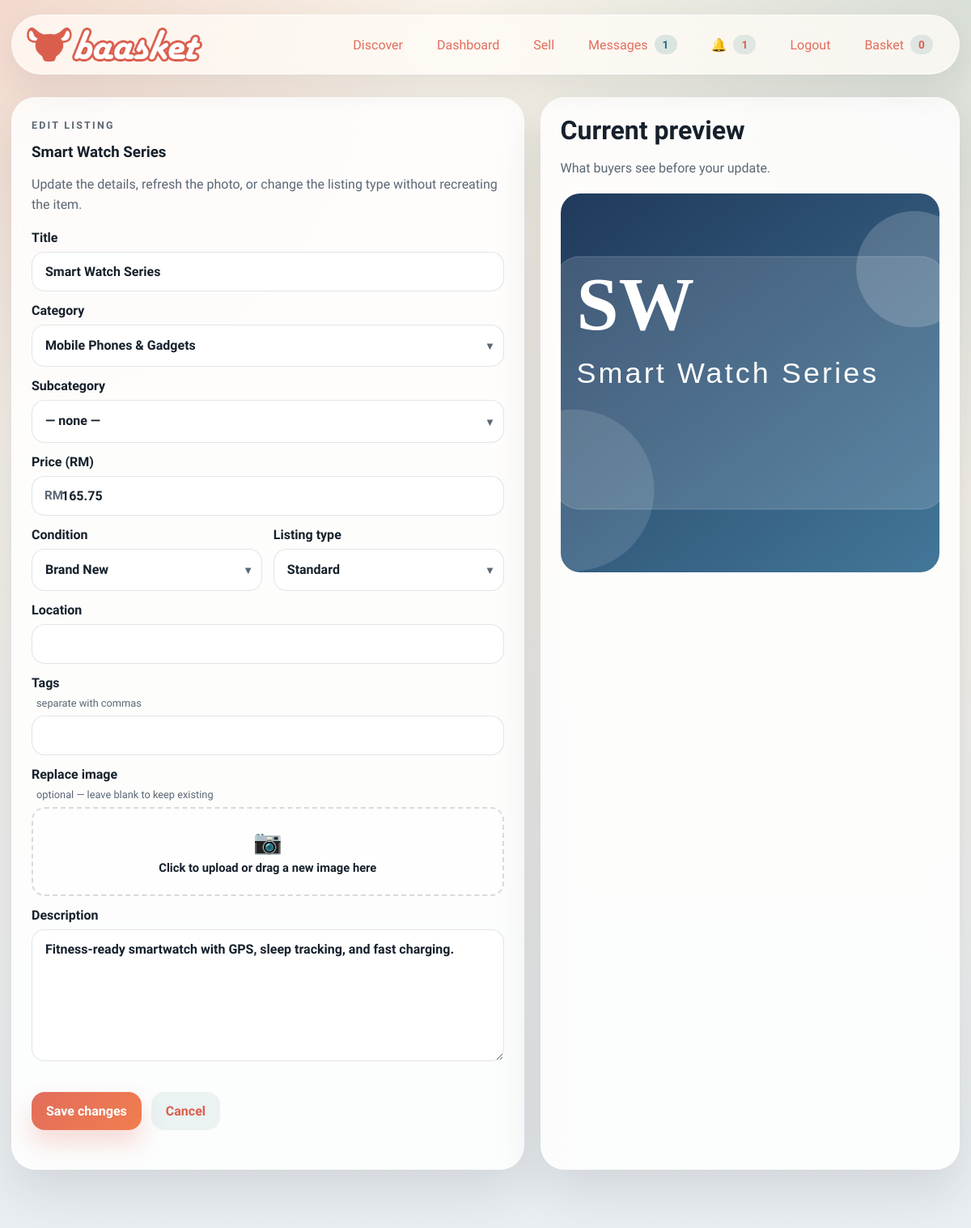
The page /dashboard/listings/8/edit (signed in) on the database its author committed.
### models.py (models this page shows, shortened)
class ListingModel(db.Model):
    id = db.Column(db.Integer, primary_key=True)                              # ITEMID (internal int; ITEMID UUID stored separately if needed)
    seller_id = db.Column(db.Integer, db.ForeignKey("user.id"), nullable=False, index=True)   # SELLERID → USER
    buyer_id  = db.Column(db.Integer, db.ForeignKey("user.id"), nullable=True,  index=True)   # BUYERID  → USER (null until sold)
    category    = db.Column(db.String(80),  nullable=False, index=True)       # CATEGORYID
    subcategory = db.Column(db.String(120), nullable=False, default="")       # SUBCATEGORYID
    title       = db.Column(db.String(100), nullable=False, index=True)       # TITLE    VARCHAR(100)
    price       = db.Column(db.Float,       nullable=False)                   # PRICE    FLOAT
    condition   = db.Column(db.String(10),  nullable=False)                   # CONDITION VARCHAR(10)
    listed_date = db.Column(db.DateTime,    nullable=False, default=datetime.utcnow, index=True)  # LISTEDDATE
    description = db.Column(db.String(1000), nullable=False)                  # DESCRIPTION VARCHAR(1000)
    likes    = db.Column(db.Integer, nullable=False, default=0)               # LIKES    INTEGER (≥ 0)
    reserved = db.Column(db.Boolean, nullable=False, default=False)           # RESERVED bool
    buyable  = db.Column(db.Boolean, nullable=False, default=True)            # BUYABLE  bool
    image_path     = db.Column(db.String(255), nullable=False, default="")
    seed_image_data = db.Column(db.Text,       nullable=False, default="")
    location       = db.Column(db.String(80),  nullable=False, default="")
    quantity       = db.Column(db.Integer,     nullable=False, default=1)
    sku            = db.Column(db.String(64),  nullable=True,  default="")
    is_active      = db.Column(db.Boolean,     nullable=False, default=True)
    created_at = db.synonym("listed_date")
    offers = db.relationship("Offer", backref="listing", lazy=True, cascade="all, delete-orphan")
    @property
    def image_data(self) -> str:
        if self.image_path:
            return f"/static/{self.image_path}"
        return self.seed_image_data or "/static/assets/logo/baasket_logo.png"

### main.py (the view, shortened to what this page needs)
	@app.route("/dashboard/listings/<int:listing_id>/edit", methods=["GET", "POST"])
	@login_required
	def edit_listing(listing_id: int) -> str:
		listing = db.session.get(Item, listing_id)
		if listing is None or listing.seller_id != current_user.id:
			flash("That listing cannot be edited.", "warning")
			return redirect(url_for("dashboard"))
		return render_template(
			"edit_listing.html",
			title="Edit Listing | Baasket",
			listing=listing,
			categories_map=CATEGORIES_MAP,
		)

### models.py (called while the page is built)
@login_manager.user_loader
def load_user(user_id: str) -> User | None:
    if not user_id.isdigit():
        return None
    return db.session.get(User, int(user_id))

### payment.py (called while the page is built)
    def options(self) -> tuple[dict[str, object], ...]:
        return tuple(
            {
                "code": strategy.code,
                "label": strategy.label,
                "fee_rate": getattr(strategy, "fee_rate", Decimal("0.00")),
            }
            for strategy in self._strategies.values()
        )

### templates/edit_listing.html (shortened to what this page needs)
{% extends "base.html" %}
{% block content %}
<section class="detail-grid reveal" data-reveal>
  <article class="card-surface">
    <div class="section-heading compact">
      <p class="eyebrow">Edit listing</p>
      <h1>{{ listing.title }}</h1>
      <p>Update the details, refresh the photo, or change the listing type without recreating the item.</p>
    </div>
    <form method="post" enctype="multipart/form-data" class="stack-form" id="edit-form">
      <label>
        Title
        <input type="text" name="title" value="{{ listing.title }}" required>
      </label>
      <label>
        Category
        <div class="select-wrap">
          <select name="category" id="category-select" required>
            {% for cat in categories_map.keys() %}
              <option value="{{ cat }}" {% if cat == listing.category %}selected{% endif %}>{{ cat }}</option>
            {% endfor %}
          </select>
          <span class="select-arrow">▾</span>
        </div>
      </label>
      {% set current_sub = listing.subcategory if listing.subcategory is defined else '' %}
      {% set current_subs = categories_map.get(listing.category, []) %}
      <label id="subcategory-label" class="subcategory-label" {% if not current_subs %}style="display:none;"{% endif %}>
        Subcategory
        <div class="select-wrap">
          <select name="subcategory" id="subcategory-select">
            <option value="" {% if not current_sub %}selected{% endif %}>— none —</option>
          </select>
          <span class="select-arrow">▾</span>
        </div>
      </label>
      <label>
        Price (RM)
        <div class="price-input-wrap">
          <span class="price-prefix">RM</span>
          <input type="number" name="price" step="0.01" min="0.01" value="{{ listing.price }}" required>
        </div>
      </label>
      <div class="form-two-col">
        <label>
          Condition
          <div class="select-wrap">
            <select name="condition">
              {% for cond in ['Brand New', 'Like New', 'Lightly Used', 'Well Used', 'Heavily Used', 'For Parts'] %}
                <option value="{{ cond }}" {% if cond == listing.condition %}selected{% endif %}>{{ cond }}</option>
              {% endfor %}
            </select>
            <span class="select-arrow">▾</span>
          </div>
        </label>
        <label>
          Listing type
          <div class="select-wrap">
            <select name="kind">
              <option value="standard" {% if listing.kind == 'standard' %}selected{% endif %}>Standard</option>
            </select>
            <span class="select-arrow">▾</span>
          </div>
        </label>
      </div>
      <label>
        Location
        <input type="text" name="location" value="{{ listing.location }}">
      </label>
      <label>
        Tags <span class="field-hint">separate with commas</span>
        <input type="text" name="tags" value="{{ listing.tags | join(', ') }}">
      </label>
      <label>
        Replace image <span class="field-hint">optional — leave blank to keep existing</span>
        <div class="file-drop-zone" id="file-drop-zone">
          <div class="file-drop-inner" id="file-drop-inner">
            <span class="file-drop-icon">📷</span>
            <span class="file-drop-text">Click to upload or drag a new image here</span>
          </div>
        </div>
      </label>
      <label>
        Description
        <textarea name="description" rows="7" required>{{ listing.description }}</textarea>
      </label>
      <div class="action-row">
        <button type="submit" class="primary-button">Save changes</button>
        <a href="{{ url_for('listing_detail', listing_id=listing.id) }}" class="secondary-button">Cancel</a>
      </div>
    </form>
  </article>
  <aside class="card-surface">
    <div class="section-heading compact">
      <h2>Current preview</h2>
      <p>What buyers see before your update.</p>
    </div>
    <img src="{{ listing.image_data }}" alt="{{ listing.title }}" class="detail-image">
  </aside>
</section>
{% endblock %}

### rows shown on the page
ListingModel: title "Smart Watch Series", category "Mobile Phones & Gadgets", price "165.75", description "Fitness-ready smartwatch with GPS, sleep tracking, and fast charging.", title (picture)

### other values the page prints
{{ chat_count }} "1"
{{ unread_count }} "1"
{{ cart_count }} "0"
form field condition "Brand New"
